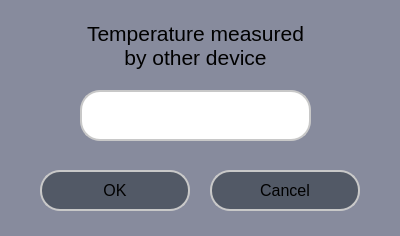
<?xml version="1.0" encoding="UTF-8"?>
<ui version="4.0">
 <class>Dialog</class>
 <widget class="QDialog" name="Dialog">
  <property name="geometry">
   <rect>
    <x>0</x>
    <y>0</y>
    <width>400</width>
    <height>236</height>
   </rect>
  </property>
  <property name="windowTitle">
   <string>Dialog</string>
  </property>
  <property name="styleSheet">
   <string notr="true">background-color: rgb(135,139,157);</string>
  </property>
  <widget class="QLabel" name="name">
   <property name="geometry">
    <rect>
     <x>80</x>
     <y>10</y>
     <width>231</width>
     <height>71</height>
    </rect>
   </property>
   <property name="font">
    <font>
     <pointsize>16</pointsize>
    </font>
   </property>
   <property name="text">
    <string>Temperature measured by other device</string>
   </property>
   <property name="alignment">
    <set>Qt::AlignCenter</set>
   </property>
   <property name="wordWrap">
    <bool>true</bool>
   </property>
  </widget>
  <widget class="QLineEdit" name="temperature_edit">
   <property name="geometry">
    <rect>
     <x>80</x>
     <y>90</y>
     <width>231</width>
     <height>51</height>
    </rect>
   </property>
   <property name="styleSheet">
    <string notr="true">background-color: rgb(255, 255, 255);
border: 2px solid rgb(200, 200, 200);
border-radius: 20px;	</string>
   </property>
  </widget>
  <widget class="QPushButton" name="ok_btn">
   <property name="geometry">
    <rect>
     <x>40</x>
     <y>170</y>
     <width>150</width>
     <height>41</height>
    </rect>
   </property>
   <property name="minimumSize">
    <size>
     <width>150</width>
     <height>30</height>
    </size>
   </property>
   <property name="font">
    <font>
     <family>Segoe UI</family>
     <pointsize>12</pointsize>
    </font>
   </property>
   <property name="styleSheet">
    <string notr="true">QPushButton {
	border: 2px solid rgb(200, 200, 200);
	border-radius: 20px;	
	background-color: rgb(82, 89, 102);
}
QPushButton:hover {
	background-color: rgb(77, 85, 90);
	border: 2px solid rgb(61, 70, 86);
}
QPushButton:pressed {	
	background-color: rgb(35, 40, 49);
	border: 2px solid rgb(43, 50, 61);
}</string>
   </property>
   <property name="text">
    <string>OK</string>
   </property>
   <property name="icon">
    <iconset>
     <normaloff>../../../thesis-device-app/device_app/guiModules/icons/20x20/cil-check.png</normaloff>../../thesis-device-app/device_app/guiModules/icons/20x20/cil-check.png</iconset>
   </property>
  </widget>
  <widget class="QPushButton" name="cancel_btn">
   <property name="geometry">
    <rect>
     <x>210</x>
     <y>170</y>
     <width>150</width>
     <height>41</height>
    </rect>
   </property>
   <property name="minimumSize">
    <size>
     <width>150</width>
     <height>30</height>
    </size>
   </property>
   <property name="font">
    <font>
     <family>Segoe UI</family>
     <pointsize>12</pointsize>
    </font>
   </property>
   <property name="styleSheet">
    <string notr="true">QPushButton {
	border: 2px solid rgb(200, 200, 200);
	border-radius: 20px;	
	background-color: rgb(82, 89, 102);
}
QPushButton:hover {
	background-color: rgb(77, 85, 90);
	border: 2px solid rgb(61, 70, 86);
}
QPushButton:pressed {	
	background-color: rgb(35, 40, 49);
	border: 2px solid rgb(43, 50, 61);
}</string>
   </property>
   <property name="text">
    <string>Cancel</string>
   </property>
   <property name="icon">
    <iconset>
     <normaloff>../../thesis-device-app/device_app/guiModules/icons/20x20/cil-x-circle.png</normaloff>../../thesis-device-app/device_app/guiModules/icons/20x20/cil-x-circle.png</iconset>
   </property>
  </widget>
 </widget>
 <resources/>
 <connections>
  <connection>
   <sender>ok_btn</sender>
   <signal>clicked()</signal>
   <receiver>Dialog</receiver>
   <slot>accept()</slot>
   <hints>
    <hint type="sourcelabel">
     <x>114</x>
     <y>180</y>
    </hint>
    <hint type="destinationlabel">
     <x>199</x>
     <y>110</y>
    </hint>
   </hints>
  </connection>
  <connection>
   <sender>cancel_btn</sender>
   <signal>clicked()</signal>
   <receiver>Dialog</receiver>
   <slot>reject()</slot>
   <hints>
    <hint type="sourcelabel">
     <x>284</x>
     <y>180</y>
    </hint>
    <hint type="destinationlabel">
     <x>199</x>
     <y>110</y>
    </hint>
   </hints>
  </connection>
 </connections>
</ui>
